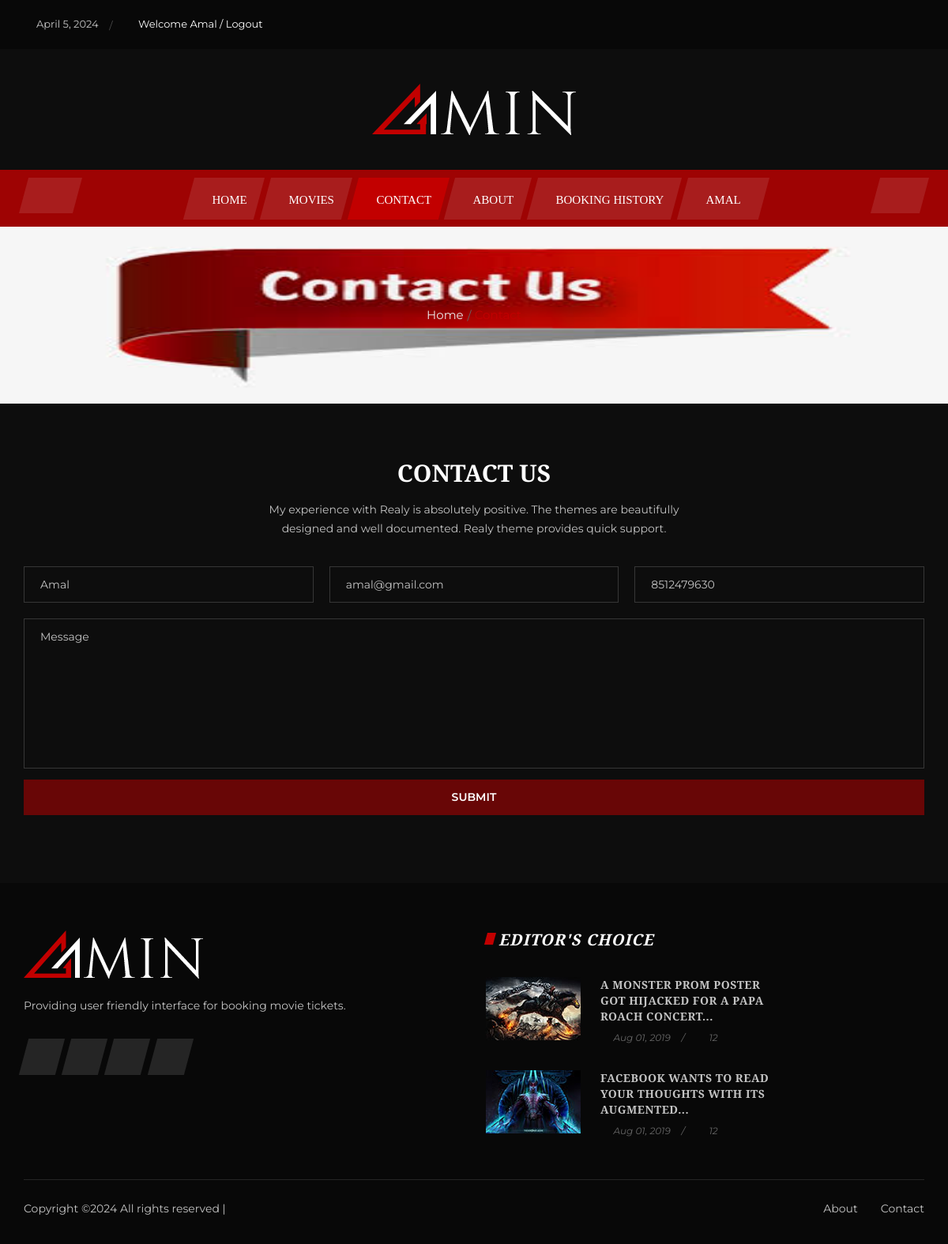
The app's page /Frontend/contact_page/ (signed in) with its own data.
### Frontend/models.py (models this page shows)
class CustomUser(AbstractUser):
    email = models.EmailField(_('email address'),unique=True)
    username = models.CharField(_('username'),max_length=100,default='MovieHouse')
    USERNAME_FIELD = 'email'
    REQUIRED_FIELDS = []
    objects = CustomUserManage()

class UserProfile(models.Model):
    user = models.ForeignKey(settings.AUTH_USER_MODEL,on_delete=models.CASCADE,related_name='user_profile')
    name = models.CharField(max_length=100)
    phone = models.CharField(max_length=15)
    email = models.EmailField(max_length=100)
    place = models.CharField(max_length=100)
    profile_picture = models.ImageField(upload_to="profile",null=True,blank=True)

### Frontend/views.py (the view)
# urls.py: path('contact_page/',views.contact_page,name="contact_page"),
def contact_page(request):
    username = request.user.username
    current_date = datetime.now().date()
    user_profile = UserProfile.objects.get(user=request.user)
    return render(request,"Contact.html",{"username":username,"current_date":current_date,"user_profile":user_profile})

### Frontend/templates/Contact.html (shortened to what this page needs)
{% load static %}
<html lang="zxx">
<head>
    <link rel="stylesheet" href="{% static 'home/css/bootstrap.min.css' %}" type="text/css">
    <link rel="stylesheet" href="{% static 'home/css/font-awesome.min.css' %}" type="text/css">
    <link rel="stylesheet" href="{% static 'home/css/elegant-icons.css' %}" type="text/css">
    <link rel="stylesheet" href="{% static 'home/css/owl.carousel.min.css' %}" type="text/css">
    <link rel="stylesheet" href="{% static 'home/css/barfiller.css' %}" type="text/css">
    <link rel="stylesheet" href="{% static 'home/css/magnific-popup.css' %}" type="text/css">
    <link rel="stylesheet" href="{% static 'home/css/slicknav.min.css' %}" type="text/css">
    <link rel="stylesheet" href="{% static 'home/css/style.css' %}" type="text/css">
</head>
<body>
     <header class="header-section">
        <div class="ht-options">
            <div class="container">
                <div class="row">
                    <div class="col-lg-6 col-md-8">
                        <div class="ht-widget">
                            <ul>
                         <li><i class="fa fa-clock-o"></i>{{ current_date }}</li>
                    {% if username %}
                <li class="nav-item"><a href="{% url 'user_logout' %}" class="nav-link" style="color:white;">Welcome {{ username }} / Logout</a></li>
                                {% else %}
                <li class="nav-item"><a href="{% url 'home' %}" class="nav-link" style="color:white;">Register / Login</a></li>
                    {% endif %}
                            </ul>
                        </div>
                    </div>
                    <div class="col-lg-6 col-md-4">
                        <div class="ht-social">
                            <a href="#"><i class="fa fa-facebook"></i></a>
                            <a href="#"><i class="fa fa-twitter"></i></a>
                            <a href="#"><i class="fa fa-youtube-play"></i></a>
                            <a href="#"><i class="fa fa-instagram"></i></a>
                            <a href="#"><i class="fa fa-envelope-o"></i></a>
                        </div>
                    </div>
                </div>
            </div>
        </div>
        <div class="logo">
            <div class="container">
                <div class="row">
                    <div class="col-lg-12 text-center">
                       <a href="./index.html"><img src="{% static 'home/img/logo.png' %}" alt=""></a>
                    </div>
                </div>
            </div>
        </div>
        <div class="nav-options">
            <div class="container">
                <div class="humberger-menu humberger-open">
                    <i class="fa fa-bars"></i>
                </div>
                <div class="nav-search search-switch">
                    <i class="fa fa-search"></i>
                </div>
                <div class="nav-menu">
                    <ul>
                        <li><a href="{% url 'homepage' %}"><span>Home</span></a></li>
                        <li><a href="{% url 'movie_details' %}"><span>Movies </span></a></li>
                        <li class="active"><a href="{% url 'contact_page' %}"><span>Contact</span></a></li>
                         <li><a href="{% url 'about_page' %}"><span>About</span></a></li>
                         {% if username %}
                        <li><a href="{% url 'booking_history' %}"><span>Booking History</span></a></li>
                        <li>
                            <a href="#"><span>{{ username }}<i class="fa fa-angle-down"></i></span></a>
                        </li>
                        {% else %}
                         <li><a href="{% url 'login_signup' %}"> <span> Register / Login</span></a></li>
                        {% endif %}
                    </ul>
                </div>
            </div>
        </div>
    </header>
    <section class="breadcrumb-section set-bg spad" data-setbg="{% static 'home/img/contact.jpg' %}" style="background-size:100% 100%;">
        <div class="container">
            <div class="row">
                <div class="col-lg-12 text-center">
                    <div class="breadcrumb-text">
                        <div class="bt-option">
                            <a href="{% url 'homepage' %}l">Home</a>
                            <span>Contact</span>
                        </div>
                    </div>
                </div>
            </div>
        </div>
    </section>
    <section class="contact-section spad">
        <div class="container">
            <div class="row">
                <div class="col-lg-12">
                    <div class="contact-text">
                        <div class="contact-title">
                            <h3>Contact us</h3>
                            <p>My experience with Realy is absolutely positive. The themes are beautifully<br />
                                designed and well documented. Realy theme provides quick support.</p>
                        </div>
                        <div class="contact-form">
                            <div class="dt-leave-comment">
                                <form action="{% url 'save_contact' %}" method="post">
                                    <div class="input-list">
                                        <input type="text" placeholder="Name" value="{{user_profile.name}}" name="name">
                                        <input type="email" placeholder="Email" value="{{user_profile.email}}" name="email">
                                        <input type="text" placeholder="Number" value="{{user_profile.phone}}" name="phone">
                                    </div>
                                    <textarea placeholder="Message" name="message"></textarea>
                                    <button type="submit">Submit</button>
                                </form>
                            </div>
                        </div>
                    </div>
                </div>
            </div>
        </div>
    </section>
   <footer class="footer-section">
        <div class="container">
            <div class="row">
                <div class="col-lg-6">
                    <div class="footer-about">
                        <div class="fa-logo">
                            <a href="#"><img src="{% static 'home/img/f-logo.png' %}" alt=""></a>
                        </div>
                        <p>Providing user friendly interface for booking movie tickets.</p>
                        <div class="fa-social">
                            <a href="#"><i class="fa fa-facebook" style="margin-top:15px;"></i></a>
                            <a href="#"><i class="fa fa-twitter" style="margin-top:15px;"></i></a>
                            <a href="#"><i class="fa fa-youtube-play" style="margin-top:15px;"></i></a>
                            <a href="#"><i class="fa fa-instagram" style="margin-top:15px;"></i></a>
                        </div>
                    </div>
                </div>
                <div class="col-lg-4 col-md-12">
                    <div class="editor-choice">
                        <div class="section-title">
                            <h5>Editor's Choice</h5>
                        </div>
                        <div class="ec-item">
                            <div class="ec-pic">
                                <img src="img/trending/editor-1.jpg" alt="">
                            </div>
                            <div class="ec-text">
                                <h6><a href="#">A Monster Prom poster got hijacked for a Papa Roach concert...</a>
                                </h6>
                                <ul>
                                    <li><i class="fa fa-clock-o"></i> Aug 01, 2019</li>
                                    <li><i class="fa fa-comment-o"></i> 12</li>
                                </ul>
                            </div>
                        </div>
                        <div class="ec-item">
                            <div class="ec-pic">
                                <img src="img/trending/editor-2.jpg" alt="">
                            </div>
                            <div class="ec-text">
                                <h6><a href="#">Facebook wants to read your thoughts with its augmented...</a>
                                </h6>
                                <ul>
                                    <li><i class="fa fa-clock-o"></i> Aug 01, 2019</li>
                                    <li><i class="fa fa-comment-o"></i> 12</li>
                                </ul>
                            </div>
                        </div>
                    </div>
                </div>
            </div>
            <div class="copyright-area">
                <div class="row">
                    <div class="col-lg-6">
                        <div class="ca-text"><p>
  Copyright &copy;<script>document.write(new Date().getFullYear());</script> All rights reserved |
  </p></div>
                    </div>
                    <div class="col-lg-6">
                        <div class="ca-links">
                            <a href="{% url 'about_page' %}">About</a>
                            <a href="{% url 'contact_page' %}">Contact</a>
                        </div>
                    </div>
                </div>
            </div>
        </div>
    </footer>
</body>
</html>

### Frontend/static/home/css/barfiller.css (style rules this page uses)
body { font-family: Arial; }

### records on screen
CustomUser: username "Amal", username "AMAL"
UserProfile: name "Amal", email "amal@gmail.com", phone "8512479630"
